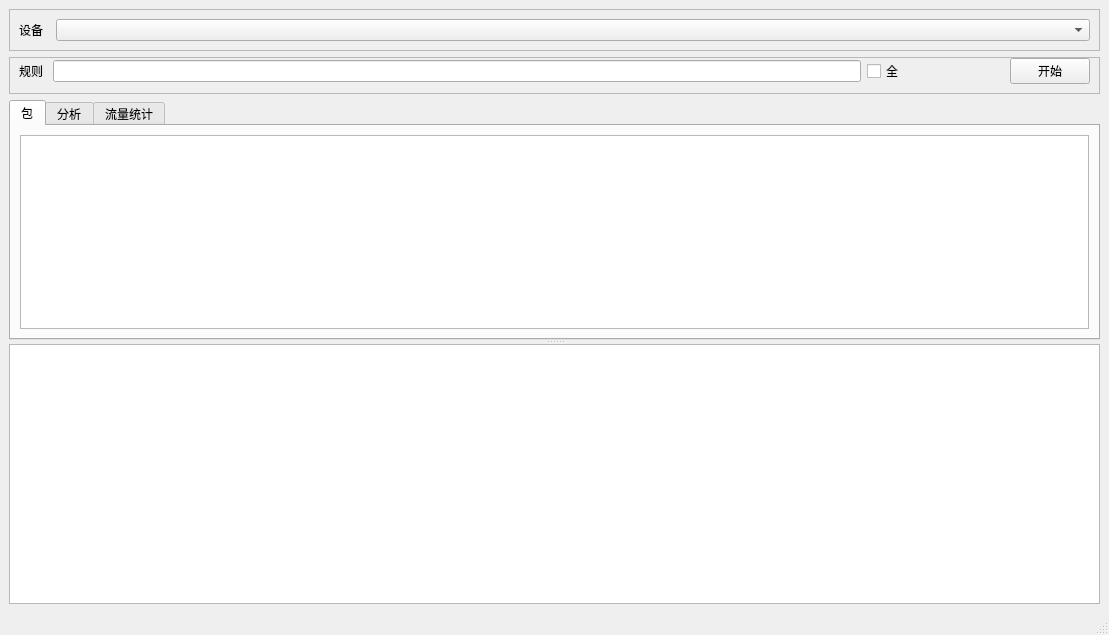
<?xml version="1.0" encoding="UTF-8"?>
<ui version="4.0">
 <class>Shark</class>
 <widget class="QMainWindow" name="Shark">
  <property name="geometry">
   <rect>
    <x>0</x>
    <y>0</y>
    <width>1109</width>
    <height>635</height>
   </rect>
  </property>
  <property name="windowTitle">
   <string>LittleShark v0.16.5 alpha  - ky0ma</string>
  </property>
  <property name="windowIcon">
   <iconset resource="src/src.qrc">
    <normaloff>:/logo.png</normaloff>:/logo.png</iconset>
  </property>
  <widget class="QWidget" name="centralwidget">
   <layout class="QVBoxLayout" name="verticalLayout_3">
    <item>
     <layout class="QVBoxLayout" name="verticalLayout">
      <item>
       <widget class="QFrame" name="frame_1">
        <property name="sizePolicy">
         <sizepolicy hsizetype="Preferred" vsizetype="Preferred">
          <horstretch>0</horstretch>
          <verstretch>1</verstretch>
         </sizepolicy>
        </property>
        <property name="frameShape">
         <enum>QFrame::StyledPanel</enum>
        </property>
        <property name="frameShadow">
         <enum>QFrame::Raised</enum>
        </property>
        <layout class="QHBoxLayout" name="horizontalLayout">
         <item>
          <widget class="QLabel" name="label">
           <property name="sizePolicy">
            <sizepolicy hsizetype="Preferred" vsizetype="Preferred">
             <horstretch>0</horstretch>
             <verstretch>0</verstretch>
            </sizepolicy>
           </property>
           <property name="font">
            <font>
             <family>微软雅黑 Light</family>
            </font>
           </property>
           <property name="text">
            <string>设备  </string>
           </property>
          </widget>
         </item>
         <item>
          <widget class="QComboBox" name="comboBox">
           <property name="sizePolicy">
            <sizepolicy hsizetype="Preferred" vsizetype="Fixed">
             <horstretch>5</horstretch>
             <verstretch>0</verstretch>
            </sizepolicy>
           </property>
           <property name="font">
            <font>
             <family>Lucida Console</family>
            </font>
           </property>
          </widget>
         </item>
        </layout>
       </widget>
      </item>
      <item>
       <widget class="QFrame" name="frame_2">
        <property name="sizePolicy">
         <sizepolicy hsizetype="Preferred" vsizetype="Fixed">
          <horstretch>0</horstretch>
          <verstretch>2</verstretch>
         </sizepolicy>
        </property>
        <property name="frameShape">
         <enum>QFrame::StyledPanel</enum>
        </property>
        <property name="frameShadow">
         <enum>QFrame::Raised</enum>
        </property>
        <layout class="QHBoxLayout" name="horizontalLayout_2">
         <property name="topMargin">
          <number>0</number>
         </property>
         <item>
          <widget class="QLabel" name="label_2">
           <property name="sizePolicy">
            <sizepolicy hsizetype="Fixed" vsizetype="Preferred">
             <horstretch>0</horstretch>
             <verstretch>0</verstretch>
            </sizepolicy>
           </property>
           <property name="text">
            <string>规则 </string>
           </property>
          </widget>
         </item>
         <item>
          <widget class="QLineEdit" name="lineEdit">
           <property name="enabled">
            <bool>true</bool>
           </property>
           <property name="sizePolicy">
            <sizepolicy hsizetype="Preferred" vsizetype="Fixed">
             <horstretch>0</horstretch>
             <verstretch>0</verstretch>
            </sizepolicy>
           </property>
          </widget>
         </item>
         <item>
          <widget class="QCheckBox" name="check_mode">
           <property name="sizePolicy">
            <sizepolicy hsizetype="Fixed" vsizetype="Fixed">
             <horstretch>0</horstretch>
             <verstretch>0</verstretch>
            </sizepolicy>
           </property>
           <property name="text">
            <string>全</string>
           </property>
          </widget>
         </item>
         <item>
          <spacer name="horizontalSpacer">
           <property name="orientation">
            <enum>Qt::Horizontal</enum>
           </property>
           <property name="sizeType">
            <enum>QSizePolicy::Fixed</enum>
           </property>
           <property name="sizeHint" stdset="0">
            <size>
             <width>100</width>
             <height>20</height>
            </size>
           </property>
          </spacer>
         </item>
         <item>
          <widget class="QPushButton" name="pushButton">
           <property name="sizePolicy">
            <sizepolicy hsizetype="Fixed" vsizetype="Fixed">
             <horstretch>0</horstretch>
             <verstretch>0</verstretch>
            </sizepolicy>
           </property>
           <property name="text">
            <string>开始</string>
           </property>
          </widget>
         </item>
        </layout>
       </widget>
      </item>
     </layout>
    </item>
    <item>
     <widget class="QSplitter" name="splitter">
      <property name="lineWidth">
       <number>0</number>
      </property>
      <property name="orientation">
       <enum>Qt::Vertical</enum>
      </property>
      <widget class="QTabWidget" name="tabWidget">
       <property name="currentIndex">
        <number>0</number>
       </property>
       <widget class="QWidget" name="tab">
        <attribute name="title">
         <string>包</string>
        </attribute>
        <layout class="QVBoxLayout" name="verticalLayout_2">
         <item>
          <widget class="QTableWidget" name="tableWidget">
           <property name="sizePolicy">
            <sizepolicy hsizetype="Expanding" vsizetype="Expanding">
             <horstretch>0</horstretch>
             <verstretch>1</verstretch>
            </sizepolicy>
           </property>
           <property name="minimumSize">
            <size>
             <width>0</width>
             <height>100</height>
            </size>
           </property>
           <property name="font">
            <font>
             <family>Lucida Console</family>
             <pointsize>10</pointsize>
            </font>
           </property>
           <property name="lineWidth">
            <number>0</number>
           </property>
           <property name="midLineWidth">
            <number>0</number>
           </property>
           <property name="columnCount">
            <number>0</number>
           </property>
           <attribute name="verticalHeaderDefaultSectionSize">
            <number>30</number>
           </attribute>
          </widget>
         </item>
        </layout>
       </widget>
       <widget class="QWidget" name="tab_2">
        <attribute name="title">
         <string>分析</string>
        </attribute>
        <layout class="QHBoxLayout" name="horizontalLayout_6">
         <item>
          <widget class="QChartView" name="pie_View">
           <property name="sizePolicy">
            <sizepolicy hsizetype="Expanding" vsizetype="Expanding">
             <horstretch>3</horstretch>
             <verstretch>0</verstretch>
            </sizepolicy>
           </property>
           <property name="font">
            <font>
             <family>Lucida Console</family>
            </font>
           </property>
          </widget>
         </item>
         <item>
          <widget class="QWidget" name="widget" native="true">
           <property name="sizePolicy">
            <sizepolicy hsizetype="Preferred" vsizetype="Preferred">
             <horstretch>1</horstretch>
             <verstretch>0</verstretch>
            </sizepolicy>
           </property>
           <layout class="QVBoxLayout" name="verticalLayout_4">
            <item>
             <layout class="QHBoxLayout" name="horizontalLayout_3">
              <item>
               <widget class="QLabel" name="label_3">
                <property name="sizePolicy">
                 <sizepolicy hsizetype="Preferred" vsizetype="Preferred">
                  <horstretch>1</horstretch>
                  <verstretch>0</verstretch>
                 </sizepolicy>
                </property>
                <property name="font">
                 <font>
                  <family>Lucida Console</family>
                 </font>
                </property>
                <property name="layoutDirection">
                 <enum>Qt::LeftToRight</enum>
                </property>
                <property name="text">
                 <string>TCP:</string>
                </property>
                <property name="alignment">
                 <set>Qt::AlignRight|Qt::AlignTrailing|Qt::AlignVCenter</set>
                </property>
               </widget>
              </item>
              <item>
               <widget class="QPushButton" name="show_tcp">
                <property name="sizePolicy">
                 <sizepolicy hsizetype="Minimum" vsizetype="Fixed">
                  <horstretch>3</horstretch>
                  <verstretch>0</verstretch>
                 </sizepolicy>
                </property>
                <property name="font">
                 <font>
                  <family>Lucida Console</family>
                 </font>
                </property>
                <property name="text">
                 <string>PushButton</string>
                </property>
               </widget>
              </item>
             </layout>
            </item>
            <item>
             <layout class="QHBoxLayout" name="horizontalLayout_4">
              <item>
               <widget class="QLabel" name="label_4">
                <property name="sizePolicy">
                 <sizepolicy hsizetype="Preferred" vsizetype="Preferred">
                  <horstretch>1</horstretch>
                  <verstretch>0</verstretch>
                 </sizepolicy>
                </property>
                <property name="font">
                 <font>
                  <family>Lucida Console</family>
                 </font>
                </property>
                <property name="text">
                 <string>UDP:</string>
                </property>
                <property name="alignment">
                 <set>Qt::AlignRight|Qt::AlignTrailing|Qt::AlignVCenter</set>
                </property>
               </widget>
              </item>
              <item>
               <widget class="QPushButton" name="show_udp">
                <property name="sizePolicy">
                 <sizepolicy hsizetype="Minimum" vsizetype="Fixed">
                  <horstretch>3</horstretch>
                  <verstretch>0</verstretch>
                 </sizepolicy>
                </property>
                <property name="font">
                 <font>
                  <family>Lucida Console</family>
                 </font>
                </property>
                <property name="text">
                 <string>PushButton</string>
                </property>
               </widget>
              </item>
             </layout>
            </item>
            <item>
             <layout class="QHBoxLayout" name="horizontalLayout_5">
              <item>
               <widget class="QLabel" name="label_5">
                <property name="sizePolicy">
                 <sizepolicy hsizetype="Preferred" vsizetype="Preferred">
                  <horstretch>1</horstretch>
                  <verstretch>0</verstretch>
                 </sizepolicy>
                </property>
                <property name="font">
                 <font>
                  <family>Lucida Console</family>
                 </font>
                </property>
                <property name="text">
                 <string>ICMP:</string>
                </property>
                <property name="alignment">
                 <set>Qt::AlignRight|Qt::AlignTrailing|Qt::AlignVCenter</set>
                </property>
               </widget>
              </item>
              <item>
               <widget class="QPushButton" name="show_icmp">
                <property name="sizePolicy">
                 <sizepolicy hsizetype="Minimum" vsizetype="Fixed">
                  <horstretch>3</horstretch>
                  <verstretch>0</verstretch>
                 </sizepolicy>
                </property>
                <property name="font">
                 <font>
                  <family>Lucida Console</family>
                 </font>
                </property>
                <property name="text">
                 <string>PushButton</string>
                </property>
               </widget>
              </item>
             </layout>
            </item>
           </layout>
          </widget>
         </item>
        </layout>
       </widget>
       <widget class="QWidget" name="tab_3">
        <attribute name="title">
         <string>流量统计</string>
        </attribute>
        <layout class="QVBoxLayout" name="verticalLayout_9">
         <item>
          <widget class="QTreeWidget" name="count">
           <property name="sizePolicy">
            <sizepolicy hsizetype="Expanding" vsizetype="Expanding">
             <horstretch>0</horstretch>
             <verstretch>1</verstretch>
            </sizepolicy>
           </property>
           <property name="font">
            <font>
             <family>Lucida Console</family>
             <pointsize>10</pointsize>
            </font>
           </property>
           <property name="lineWidth">
            <number>0</number>
           </property>
           <property name="midLineWidth">
            <number>0</number>
           </property>
           <property name="iconSize">
            <size>
             <width>0</width>
             <height>0</height>
            </size>
           </property>
           <attribute name="headerVisible">
            <bool>false</bool>
           </attribute>
           <column>
            <property name="text">
             <string notr="true">1</string>
            </property>
           </column>
          </widget>
         </item>
        </layout>
       </widget>
      </widget>
      <widget class="QTreeWidget" name="treeWidget">
       <property name="sizePolicy">
        <sizepolicy hsizetype="Expanding" vsizetype="Expanding">
         <horstretch>0</horstretch>
         <verstretch>1</verstretch>
        </sizepolicy>
       </property>
       <property name="font">
        <font>
         <family>Lucida Console</family>
         <pointsize>10</pointsize>
        </font>
       </property>
       <property name="lineWidth">
        <number>0</number>
       </property>
       <property name="midLineWidth">
        <number>0</number>
       </property>
       <property name="iconSize">
        <size>
         <width>0</width>
         <height>0</height>
        </size>
       </property>
       <attribute name="headerVisible">
        <bool>false</bool>
       </attribute>
       <column>
        <property name="text">
         <string notr="true">1</string>
        </property>
       </column>
      </widget>
     </widget>
    </item>
   </layout>
  </widget>
  <widget class="QStatusBar" name="statusBar"/>
 </widget>
 <customwidgets>
  <customwidget>
   <class>QChartView</class>
   <extends>QGraphicsView</extends>
   <header>qchartview.h</header>
  </customwidget>
 </customwidgets>
 <resources>
  <include location="src/src.qrc"/>
 </resources>
 <connections/>
</ui>
